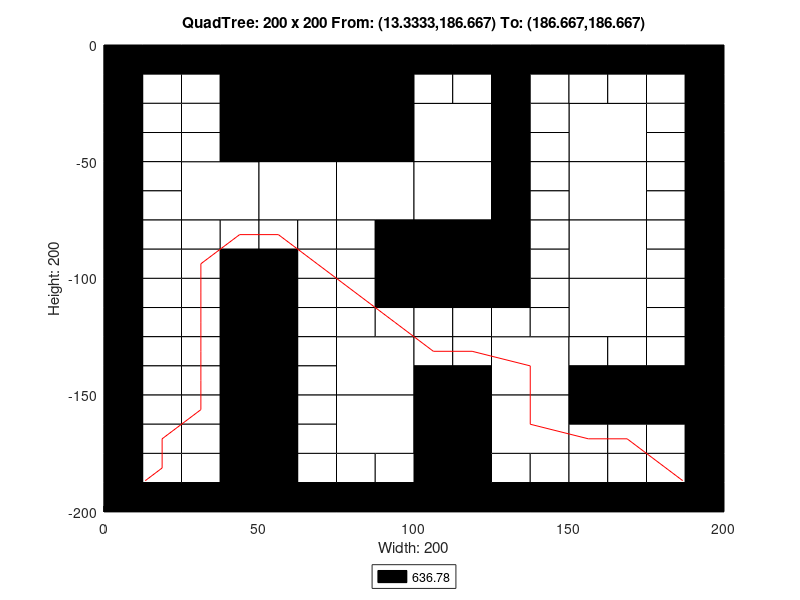

Write the MATLAB code that produced this figure.
axis([0 200 -200 0]);
title('QuadTree: 200 x 200 From: (13.3333,186.667) To: (186.667,186.667)');
xlabel('Width: 200');
ylabel('Height: 200');
rectangle('Position',[50 -50 50 50], 'FaceColor',[0 0 0]);
rectangle('Position',[25 -75 25 25], 'FaceColor',[1 1 1]);
rectangle('Position',[50 -75 25 25], 'FaceColor',[1 1 1]);
rectangle('Position',[75 -75 25 25], 'FaceColor',[1 1 1]);
rectangle('Position',[100 -50 25 25], 'FaceColor',[1 1 1]);
rectangle('Position',[150 -50 25 25], 'FaceColor',[1 1 1]);
rectangle('Position',[100 -75 25 25], 'FaceColor',[1 1 1]);
rectangle('Position',[100 -100 25 25], 'FaceColor',[0 0 0]);
rectangle('Position',[150 -75 25 25], 'FaceColor',[1 1 1]);
rectangle('Position',[150 -100 25 25], 'FaceColor',[1 1 1]);
rectangle('Position',[75 -150 25 25], 'FaceColor',[1 1 1]);
rectangle('Position',[75 -175 25 25], 'FaceColor',[1 1 1]);
rectangle('Position',[125 -150 25 25], 'FaceColor',[1 1 1]);
rectangle('Position',[150 -125 25 25], 'FaceColor',[1 1 1]);
rectangle('Position',[100 -175 25 25], 'FaceColor',[0 0 0]);
rectangle('Position',[125 -175 25 25], 'FaceColor',[1 1 1]);
rectangle('Position',[100 -200 25 25], 'FaceColor',[0 0 0]);
rectangle('Position',[0 -12.5 12.5 12.5], 'FaceColor',[0 0 0]);
rectangle('Position',[12.5 -12.5 12.5 12.5], 'FaceColor',[0 0 0]);
rectangle('Position',[0 -25 12.5 12.5], 'FaceColor',[0 0 0]);
rectangle('Position',[12.5 -25 12.5 12.5], 'FaceColor',[1 1 1]);
rectangle('Position',[25 -12.5 12.5 12.5], 'FaceColor',[0 0 0]);
rectangle('Position',[37.5 -12.5 12.5 12.5], 'FaceColor',[0 0 0]);
rectangle('Position',[25 -25 12.5 12.5], 'FaceColor',[1 1 1]);
rectangle('Position',[37.5 -25 12.5 12.5], 'FaceColor',[0 0 0]);
rectangle('Position',[0 -37.5 12.5 12.5], 'FaceColor',[0 0 0]);
rectangle('Position',[12.5 -37.5 12.5 12.5], 'FaceColor',[1 1 1]);
rectangle('Position',[0 -50 12.5 12.5], 'FaceColor',[0 0 0]);
rectangle('Position',[12.5 -50 12.5 12.5], 'FaceColor',[1 1 1]);
rectangle('Position',[25 -37.5 12.5 12.5], 'FaceColor',[1 1 1]);
rectangle('Position',[37.5 -37.5 12.5 12.5], 'FaceColor',[0 0 0]);
rectangle('Position',[25 -50 12.5 12.5], 'FaceColor',[1 1 1]);
rectangle('Position',[37.5 -50 12.5 12.5], 'FaceColor',[0 0 0]);
rectangle('Position',[0 -62.5 12.5 12.5], 'FaceColor',[0 0 0]);
rectangle('Position',[12.5 -62.5 12.5 12.5], 'FaceColor',[1 1 1]);
rectangle('Position',[0 -75 12.5 12.5], 'FaceColor',[0 0 0]);
rectangle('Position',[12.5 -75 12.5 12.5], 'FaceColor',[1 1 1]);
rectangle('Position',[0 -87.5 12.5 12.5], 'FaceColor',[0 0 0]);
rectangle('Position',[12.5 -87.5 12.5 12.5], 'FaceColor',[1 1 1]);
rectangle('Position',[0 -100 12.5 12.5], 'FaceColor',[0 0 0]);
rectangle('Position',[12.5 -100 12.5 12.5], 'FaceColor',[1 1 1]);
rectangle('Position',[25 -87.5 12.5 12.5], 'FaceColor',[1 1 1]);
rectangle('Position',[37.5 -87.5 12.5 12.5], 'FaceColor',[1 1 1]);
rectangle('Position',[25 -100 12.5 12.5], 'FaceColor',[1 1 1]);
rectangle('Position',[37.5 -100 12.5 12.5], 'FaceColor',[0 0 0]);
rectangle('Position',[50 -87.5 12.5 12.5], 'FaceColor',[1 1 1]);
rectangle('Position',[62.5 -87.5 12.5 12.5], 'FaceColor',[1 1 1]);
rectangle('Position',[50 -100 12.5 12.5], 'FaceColor',[0 0 0]);
rectangle('Position',[62.5 -100 12.5 12.5], 'FaceColor',[1 1 1]);
rectangle('Position',[75 -87.5 12.5 12.5], 'FaceColor',[1 1 1]);
rectangle('Position',[87.5 -87.5 12.5 12.5], 'FaceColor',[0 0 0]);
rectangle('Position',[75 -100 12.5 12.5], 'FaceColor',[1 1 1]);
rectangle('Position',[87.5 -100 12.5 12.5], 'FaceColor',[0 0 0]);
rectangle('Position',[100 -12.5 12.5 12.5], 'FaceColor',[0 0 0]);
rectangle('Position',[112.5 -12.5 12.5 12.5], 'FaceColor',[0 0 0]);
rectangle('Position',[100 -25 12.5 12.5], 'FaceColor',[1 1 1]);
rectangle('Position',[112.5 -25 12.5 12.5], 'FaceColor',[1 1 1]);
rectangle('Position',[125 -12.5 12.5 12.5], 'FaceColor',[0 0 0]);
rectangle('Position',[137.5 -12.5 12.5 12.5], 'FaceColor',[0 0 0]);
rectangle('Position',[125 -25 12.5 12.5], 'FaceColor',[0 0 0]);
rectangle('Position',[137.5 -25 12.5 12.5], 'FaceColor',[1 1 1]);
rectangle('Position',[125 -37.5 12.5 12.5], 'FaceColor',[0 0 0]);
rectangle('Position',[137.5 -37.5 12.5 12.5], 'FaceColor',[1 1 1]);
rectangle('Position',[125 -50 12.5 12.5], 'FaceColor',[0 0 0]);
rectangle('Position',[137.5 -50 12.5 12.5], 'FaceColor',[1 1 1]);
rectangle('Position',[150 -12.5 12.5 12.5], 'FaceColor',[0 0 0]);
rectangle('Position',[162.5 -12.5 12.5 12.5], 'FaceColor',[0 0 0]);
rectangle('Position',[150 -25 12.5 12.5], 'FaceColor',[1 1 1]);
rectangle('Position',[162.5 -25 12.5 12.5], 'FaceColor',[1 1 1]);
rectangle('Position',[175 -12.5 12.5 12.5], 'FaceColor',[0 0 0]);
rectangle('Position',[187.5 -12.5 12.5 12.5], 'FaceColor',[0 0 0]);
rectangle('Position',[175 -25 12.5 12.5], 'FaceColor',[1 1 1]);
rectangle('Position',[187.5 -25 12.5 12.5], 'FaceColor',[0 0 0]);
rectangle('Position',[175 -37.5 12.5 12.5], 'FaceColor',[1 1 1]);
rectangle('Position',[187.5 -37.5 12.5 12.5], 'FaceColor',[0 0 0]);
rectangle('Position',[175 -50 12.5 12.5], 'FaceColor',[1 1 1]);
rectangle('Position',[187.5 -50 12.5 12.5], 'FaceColor',[0 0 0]);
rectangle('Position',[125 -62.5 12.5 12.5], 'FaceColor',[0 0 0]);
rectangle('Position',[137.5 -62.5 12.5 12.5], 'FaceColor',[1 1 1]);
rectangle('Position',[125 -75 12.5 12.5], 'FaceColor',[0 0 0]);
rectangle('Position',[137.5 -75 12.5 12.5], 'FaceColor',[1 1 1]);
rectangle('Position',[125 -87.5 12.5 12.5], 'FaceColor',[0 0 0]);
rectangle('Position',[137.5 -87.5 12.5 12.5], 'FaceColor',[1 1 1]);
rectangle('Position',[125 -100 12.5 12.5], 'FaceColor',[0 0 0]);
rectangle('Position',[137.5 -100 12.5 12.5], 'FaceColor',[1 1 1]);
rectangle('Position',[175 -62.5 12.5 12.5], 'FaceColor',[1 1 1]);
rectangle('Position',[187.5 -62.5 12.5 12.5], 'FaceColor',[0 0 0]);
rectangle('Position',[175 -75 12.5 12.5], 'FaceColor',[1 1 1]);
rectangle('Position',[187.5 -75 12.5 12.5], 'FaceColor',[0 0 0]);
rectangle('Position',[175 -87.5 12.5 12.5], 'FaceColor',[1 1 1]);
rectangle('Position',[187.5 -87.5 12.5 12.5], 'FaceColor',[0 0 0]);
rectangle('Position',[175 -100 12.5 12.5], 'FaceColor',[1 1 1]);
rectangle('Position',[187.5 -100 12.5 12.5], 'FaceColor',[0 0 0]);
rectangle('Position',[0 -112.5 12.5 12.5], 'FaceColor',[0 0 0]);
rectangle('Position',[12.5 -112.5 12.5 12.5], 'FaceColor',[1 1 1]);
rectangle('Position',[0 -125 12.5 12.5], 'FaceColor',[0 0 0]);
rectangle('Position',[12.5 -125 12.5 12.5], 'FaceColor',[1 1 1]);
rectangle('Position',[25 -112.5 12.5 12.5], 'FaceColor',[1 1 1]);
rectangle('Position',[37.5 -112.5 12.5 12.5], 'FaceColor',[0 0 0]);
rectangle('Position',[25 -125 12.5 12.5], 'FaceColor',[1 1 1]);
rectangle('Position',[37.5 -125 12.5 12.5], 'FaceColor',[0 0 0]);
rectangle('Position',[0 -137.5 12.5 12.5], 'FaceColor',[0 0 0]);
rectangle('Position',[12.5 -137.5 12.5 12.5], 'FaceColor',[1 1 1]);
rectangle('Position',[0 -150 12.5 12.5], 'FaceColor',[0 0 0]);
rectangle('Position',[12.5 -150 12.5 12.5], 'FaceColor',[1 1 1]);
rectangle('Position',[25 -137.5 12.5 12.5], 'FaceColor',[1 1 1]);
rectangle('Position',[37.5 -137.5 12.5 12.5], 'FaceColor',[0 0 0]);
rectangle('Position',[25 -150 12.5 12.5], 'FaceColor',[1 1 1]);
rectangle('Position',[37.5 -150 12.5 12.5], 'FaceColor',[0 0 0]);
rectangle('Position',[50 -112.5 12.5 12.5], 'FaceColor',[0 0 0]);
rectangle('Position',[62.5 -112.5 12.5 12.5], 'FaceColor',[1 1 1]);
rectangle('Position',[50 -125 12.5 12.5], 'FaceColor',[0 0 0]);
rectangle('Position',[62.5 -125 12.5 12.5], 'FaceColor',[1 1 1]);
rectangle('Position',[75 -112.5 12.5 12.5], 'FaceColor',[1 1 1]);
rectangle('Position',[87.5 -112.5 12.5 12.5], 'FaceColor',[0 0 0]);
rectangle('Position',[75 -125 12.5 12.5], 'FaceColor',[1 1 1]);
rectangle('Position',[87.5 -125 12.5 12.5], 'FaceColor',[1 1 1]);
rectangle('Position',[50 -137.5 12.5 12.5], 'FaceColor',[0 0 0]);
rectangle('Position',[62.5 -137.5 12.5 12.5], 'FaceColor',[1 1 1]);
rectangle('Position',[50 -150 12.5 12.5], 'FaceColor',[0 0 0]);
rectangle('Position',[62.5 -150 12.5 12.5], 'FaceColor',[1 1 1]);
rectangle('Position',[0 -162.5 12.5 12.5], 'FaceColor',[0 0 0]);
rectangle('Position',[12.5 -162.5 12.5 12.5], 'FaceColor',[1 1 1]);
rectangle('Position',[0 -175 12.5 12.5], 'FaceColor',[0 0 0]);
rectangle('Position',[12.5 -175 12.5 12.5], 'FaceColor',[1 1 1]);
rectangle('Position',[25 -162.5 12.5 12.5], 'FaceColor',[1 1 1]);
rectangle('Position',[37.5 -162.5 12.5 12.5], 'FaceColor',[0 0 0]);
rectangle('Position',[25 -175 12.5 12.5], 'FaceColor',[1 1 1]);
rectangle('Position',[37.5 -175 12.5 12.5], 'FaceColor',[0 0 0]);
rectangle('Position',[0 -187.5 12.5 12.5], 'FaceColor',[0 0 0]);
rectangle('Position',[12.5 -187.5 12.5 12.5], 'FaceColor',[1 1 1]);
rectangle('Position',[0 -200 12.5 12.5], 'FaceColor',[0 0 0]);
rectangle('Position',[12.5 -200 12.5 12.5], 'FaceColor',[0 0 0]);
rectangle('Position',[25 -187.5 12.5 12.5], 'FaceColor',[1 1 1]);
rectangle('Position',[37.5 -187.5 12.5 12.5], 'FaceColor',[0 0 0]);
rectangle('Position',[25 -200 12.5 12.5], 'FaceColor',[0 0 0]);
rectangle('Position',[37.5 -200 12.5 12.5], 'FaceColor',[0 0 0]);
rectangle('Position',[50 -162.5 12.5 12.5], 'FaceColor',[0 0 0]);
rectangle('Position',[62.5 -162.5 12.5 12.5], 'FaceColor',[1 1 1]);
rectangle('Position',[50 -175 12.5 12.5], 'FaceColor',[0 0 0]);
rectangle('Position',[62.5 -175 12.5 12.5], 'FaceColor',[1 1 1]);
rectangle('Position',[50 -187.5 12.5 12.5], 'FaceColor',[0 0 0]);
rectangle('Position',[62.5 -187.5 12.5 12.5], 'FaceColor',[1 1 1]);
rectangle('Position',[50 -200 12.5 12.5], 'FaceColor',[0 0 0]);
rectangle('Position',[62.5 -200 12.5 12.5], 'FaceColor',[0 0 0]);
rectangle('Position',[75 -187.5 12.5 12.5], 'FaceColor',[1 1 1]);
rectangle('Position',[87.5 -187.5 12.5 12.5], 'FaceColor',[1 1 1]);
rectangle('Position',[75 -200 12.5 12.5], 'FaceColor',[0 0 0]);
rectangle('Position',[87.5 -200 12.5 12.5], 'FaceColor',[0 0 0]);
rectangle('Position',[100 -112.5 12.5 12.5], 'FaceColor',[0 0 0]);
rectangle('Position',[112.5 -112.5 12.5 12.5], 'FaceColor',[0 0 0]);
rectangle('Position',[100 -125 12.5 12.5], 'FaceColor',[1 1 1]);
rectangle('Position',[112.5 -125 12.5 12.5], 'FaceColor',[1 1 1]);
rectangle('Position',[125 -112.5 12.5 12.5], 'FaceColor',[0 0 0]);
rectangle('Position',[137.5 -112.5 12.5 12.5], 'FaceColor',[1 1 1]);
rectangle('Position',[125 -125 12.5 12.5], 'FaceColor',[1 1 1]);
rectangle('Position',[137.5 -125 12.5 12.5], 'FaceColor',[1 1 1]);
rectangle('Position',[100 -137.5 12.5 12.5], 'FaceColor',[1 1 1]);
rectangle('Position',[112.5 -137.5 12.5 12.5], 'FaceColor',[1 1 1]);
rectangle('Position',[100 -150 12.5 12.5], 'FaceColor',[0 0 0]);
rectangle('Position',[112.5 -150 12.5 12.5], 'FaceColor',[0 0 0]);
rectangle('Position',[175 -112.5 12.5 12.5], 'FaceColor',[1 1 1]);
rectangle('Position',[187.5 -112.5 12.5 12.5], 'FaceColor',[0 0 0]);
rectangle('Position',[175 -125 12.5 12.5], 'FaceColor',[1 1 1]);
rectangle('Position',[187.5 -125 12.5 12.5], 'FaceColor',[0 0 0]);
rectangle('Position',[150 -137.5 12.5 12.5], 'FaceColor',[1 1 1]);
rectangle('Position',[162.5 -137.5 12.5 12.5], 'FaceColor',[1 1 1]);
rectangle('Position',[150 -150 12.5 12.5], 'FaceColor',[0 0 0]);
rectangle('Position',[162.5 -150 12.5 12.5], 'FaceColor',[0 0 0]);
rectangle('Position',[175 -137.5 12.5 12.5], 'FaceColor',[1 1 1]);
rectangle('Position',[187.5 -137.5 12.5 12.5], 'FaceColor',[0 0 0]);
rectangle('Position',[175 -150 12.5 12.5], 'FaceColor',[0 0 0]);
rectangle('Position',[187.5 -150 12.5 12.5], 'FaceColor',[0 0 0]);
rectangle('Position',[125 -187.5 12.5 12.5], 'FaceColor',[1 1 1]);
rectangle('Position',[137.5 -187.5 12.5 12.5], 'FaceColor',[1 1 1]);
rectangle('Position',[125 -200 12.5 12.5], 'FaceColor',[0 0 0]);
rectangle('Position',[137.5 -200 12.5 12.5], 'FaceColor',[0 0 0]);
rectangle('Position',[150 -162.5 12.5 12.5], 'FaceColor',[0 0 0]);
rectangle('Position',[162.5 -162.5 12.5 12.5], 'FaceColor',[0 0 0]);
rectangle('Position',[150 -175 12.5 12.5], 'FaceColor',[1 1 1]);
rectangle('Position',[162.5 -175 12.5 12.5], 'FaceColor',[1 1 1]);
rectangle('Position',[175 -162.5 12.5 12.5], 'FaceColor',[0 0 0]);
rectangle('Position',[187.5 -162.5 12.5 12.5], 'FaceColor',[0 0 0]);
rectangle('Position',[175 -175 12.5 12.5], 'FaceColor',[1 1 1]);
rectangle('Position',[187.5 -175 12.5 12.5], 'FaceColor',[0 0 0]);
rectangle('Position',[150 -187.5 12.5 12.5], 'FaceColor',[1 1 1]);
rectangle('Position',[162.5 -187.5 12.5 12.5], 'FaceColor',[1 1 1]);
rectangle('Position',[150 -200 12.5 12.5], 'FaceColor',[0 0 0]);
rectangle('Position',[162.5 -200 12.5 12.5], 'FaceColor',[0 0 0]);
rectangle('Position',[175 -187.5 12.5 12.5], 'FaceColor',[1 1 1]);
rectangle('Position',[187.5 -187.5 12.5 12.5], 'FaceColor',[0 0 0]);
rectangle('Position',[175 -200 12.5 12.5], 'FaceColor',[0 0 0]);
rectangle('Position',[187.5 -200 12.5 12.5], 'FaceColor',[0 0 0]);
X=[186.667,181.25,168.75,156.25,137.5,137.5,118.75,106.25,93.75,81.25,68.75,56.25,43.75,31.25,31.25,31.25,31.25,31.25,31.25,18.75,18.75,13.3333];
Y=[-186.667,-181.25,-168.75,-168.75,-162.5,-137.5,-131.25,-131.25,-118.75,-106.25,-93.75,-81.25,-81.25,-93.75,-106.25,-118.75,-131.25,-143.75,-156.25,-168.75,-181.25,-186.667];
hold on;
plot(X,Y,'r');
legend('636.78','Location','southoutside');
